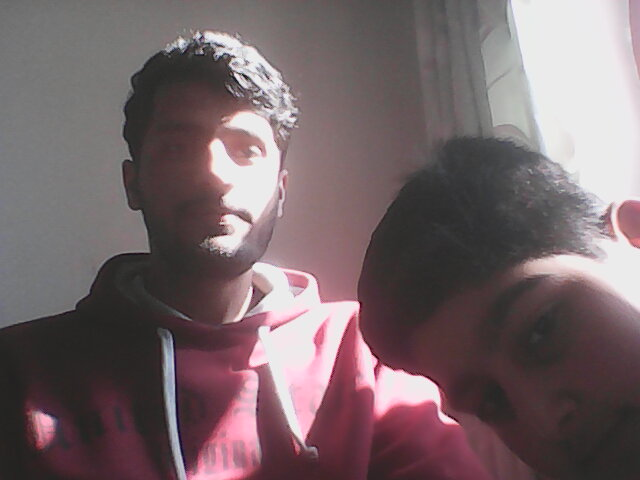
#> input picture cvopen/test.jpg, 640 x 480 px, given in place of the camera
$ python counor.py
#> lines starting #> are read from the running program, lines starting #| are printed output that depends on the picture; after the words box and inside, x2 and y2 are one past the last pixel; in counts of white or black regions, pixels touching at a corner belong together
import cv2
import numpy as np
import imutils


cap = cv2.VideoCapture(0)

cv2.namedWindow("test")

img_counter = 0


cap.set(3, 640)
cap.set(4, 480)

while True:
    _,frame = cap.read()
#> frame is the input picture: shape (480, 640, 3); mean B, G, R 105.5, 102.3, 118.2
    hsv = cv2.cvtColor(frame, cv2.COLOR_BGR2HSV)
#> hsv: shape (480, 640, 3); mean H, S, V 93, 40.3, 118.7
    lower_blue = np.array([90,60,0])
    upper_blue = np.array([121, 255, 255])

    mask = cv2.inRange(hsv, lower_blue, upper_blue)
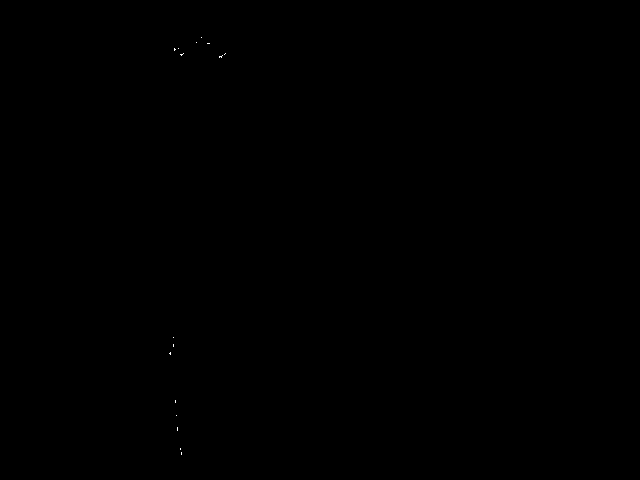
#> mask: shape (480, 640); 0.01% white in thin lines or dots, all inside (x1, y1, x2, y2) = (169, 37, 226, 455)
    # print("mask   ", mask)

    cnts = cv2.findContours(mask, cv2.RETR_TREE, cv2.CHAIN_APPROX_SIMPLE)
#> cnts = 16 contours, all with area under 20
    cnts = imutils.grab_contours(cnts)


    for c in cnts:
        area = cv2.contourArea(c)
        if area > 500:
            cv2.drawContours(frame, [c], -1, (0, 255, 0), 3)

            M = cv2.moments(c)
            cx = int(M["m10"]/M["m00"])
            cy = int(M["m01"]/M["m00"])
            cv2.circle(frame, (cx, cy), 7, (255, 255, 255), -1)
            # cv2.putText(frame,  "Centre", (cx-20, cy-20), cv2.FONT_HERSHEY_SIMPLE, 0.5, (0, 255, 0), 1)

            cv2.imshow("frame", frame)
#> this loop made 16 passes
#> (c, area) on passes 1, 2, 3, 4, 5, 6, 7, 8, 10, 11, 12, 13: ([[181, 452], [181, 454]], 0), ([[180, 448], [180, 449]], 0), ([[177, 427], [177, 430]], 0), ([[176, 415]], 0), ([[175, 400], [175, 402]], 0), ([[170, 352], [169, 353], [170, 354]], 1), ([[173, 344], [173, 346]], 0), ([[173, 337]], 0), ([[225, 53], [224, 54]], 0), ([[183, 53], [182, 54], [180, 54], [181, 55]], 1), ([[178, 48]], 0), ([[174, 48], [174, 50], [175, 49]], 1)
#> area on pass 9: 1


    print("Area is   ", area)
#| Area is    0.0
    # print("centriod is at   ", cy)


    k = cv2.waitKey(1000)
#> (key Esc is pressed here)
    if k == 27:
        break


#> (the run stopped early here; a loop or call above may not have finished)
